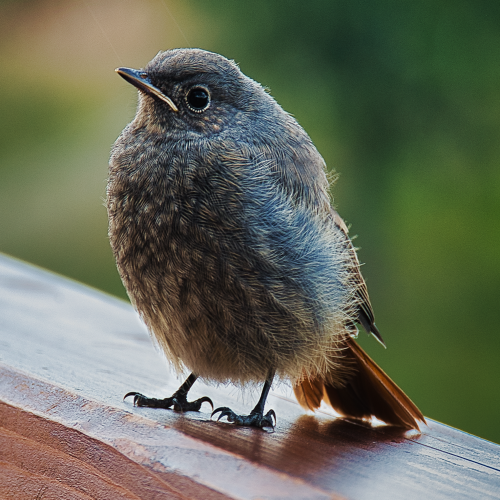
#> input picture input/birb.png, 1000 x 1000 px, found by its file name (shown at 1/2 size)
$ python test.py
#> lines starting #> are read from the running program, lines starting #| are printed output that depends on the picture
import matplotlib.pyplot as plt
import numpy as np
from matplotlib.image import imread
from sklearn.cluster import KMeans

# Load and prepare data (same as your other script)
input_file = "input/birb.png"
img = imread(input_file)
#> img is the input picture: shape (1000, 1000, 4) float32; mean R, G, B, A 0.398, 0.417, 0.347, 1

# remove alpha channel
if img.shape[-1] == 4:
    img = img[:, :, :3]
#> img: shape (1000, 1000, 3) float32

if img.max() > 1.0: img = img / 255.0
flat_image = img.reshape(-1, 3)

np.random.seed(42)
calc_pixels = flat_image[np.random.choice(flat_image.shape[0], 10000, replace=False)]
bg_pixels = flat_image[np.random.choice(flat_image.shape[0], 50000, replace=False)] # Reduced to 50k to prevent crashing

print("Calculating centers...")
kmeans = KMeans(n_clusters=16, random_state=42, n_init="auto").fit(calc_pixels)
rgb_centers = kmeans.cluster_centers_
#> rgb_centers = 16 rows, first 8: [0.59, 0.619, 0.644], [0.213, 0.312, 0.162], [0.775, 0.803, 0.823], [0.449, 0.474, 0.316], [0.0989, 0.0781, 0.074], [0.34, 0.242, 0.194], [0.576, 0.505, 0.384], [0.151, 0.246, 0.172]

print("Rendering 3D Plot...")
# Initialize a 3D figure
fig = plt.figure(figsize=(10, 8))
ax = fig.add_subplot(111, projection='3d')

# Plot the faint background points
ax.scatter(bg_pixels[:, 0], bg_pixels[:, 1], bg_pixels[:, 2],
           c=bg_pixels, s=5, alpha=0.02, edgecolors='none')

# Plot the cluster centers
ax.scatter(rgb_centers[:, 0], rgb_centers[:, 1], rgb_centers[:, 2],
           c='black', marker='D', s=100, edgecolors='white', linewidth=1.5, depthshade=False)

# Format the 3D axes
ax.set_xlabel('Red')
ax.set_ylabel('Green')
ax.set_zlabel('Blue')
ax.set_xlim(0, 1)
ax.set_ylim(0, 1)
ax.set_zlim(0, 1)

# add a corner view
ax.view_init(elev=30, azim=45)

plt.title("3D RGB Color Space")
plt.savefig("plots/3d_test.png", dpi=300)
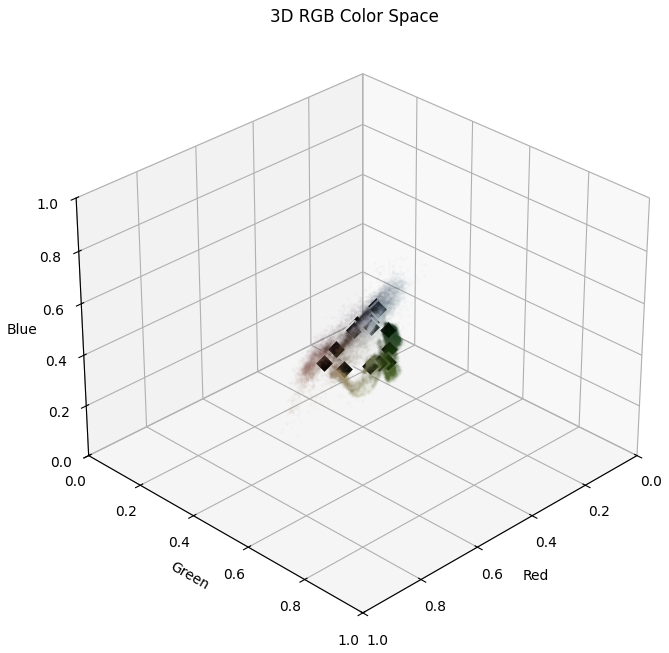
#> figure drawn by matplotlib, 1 panel
print("3D plot saved.")

$ run again, with input/balloons.png copied over input/birb.png
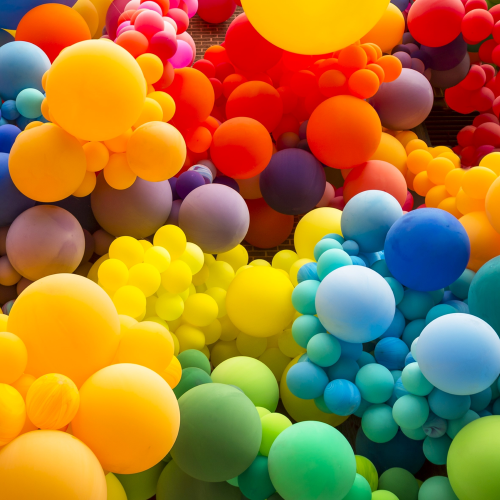
#> input picture input/balloons.png, 1000 x 1000 px, found by its file name (shown at 1/2 size)
#> img is the input picture: shape (1000, 1000, 4) float32; mean R, G, B, A 0.639, 0.469, 0.205, 1
#> img: shape (1000, 1000, 3) float32
#> rgb_centers = 16 rows, first 8: [0.693, 0.0137, 0.0248], [0.606, 0.403, 0.411], [0.973, 0.754, 0.0194], [0.0333, 0.394, 0.479], [0.72, 0.815, 0.84], [0.444, 0.195, 0.139], [0.539, 0.726, 0.278], [0.195, 0.0892, 0.0634]
#> `plt.savefig("plots/3d_test.png", dpi=300)`:
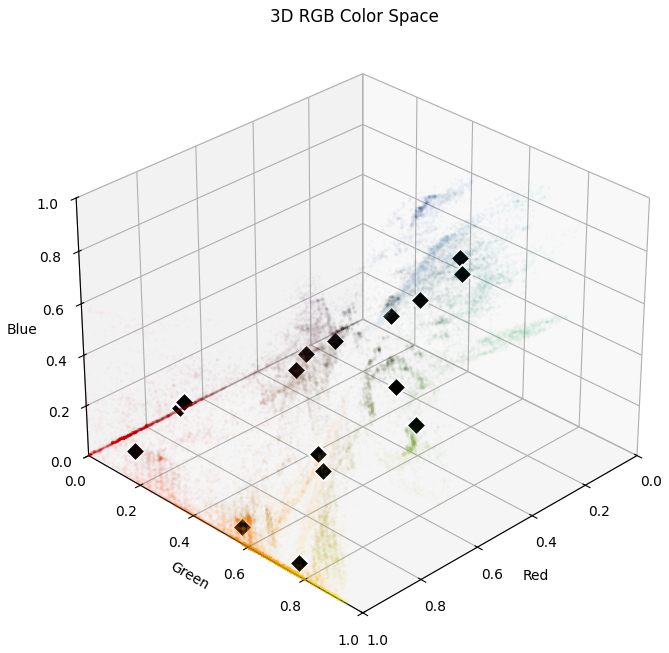
#> figure drawn by matplotlib, 1 panel

$ run again, with input/forest.png copied over input/birb.png
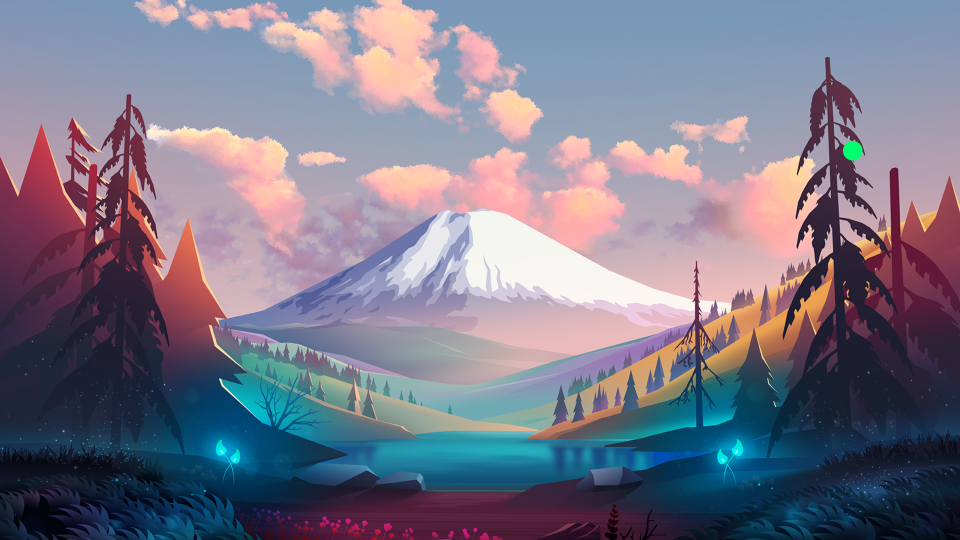
#> input picture input/forest.png, 1920 x 1080 px, found by its file name (shown at 1/2 size)
#> img is the input picture: shape (1080, 1920, 4) float32; mean R, G, B, A 0.479, 0.469, 0.538, 1
#> img: shape (1080, 1920, 3) float32
#> rgb_centers = 16 rows, first 8: [0.704, 0.635, 0.696], [0.289, 0.138, 0.237], [0.0602, 0.372, 0.523], [0.984, 0.747, 0.696], [0.111, 0.604, 0.664], [0.644, 0.287, 0.327], [0.96, 0.939, 0.933], [0.435, 0.193, 0.29]
#> `plt.savefig("plots/3d_test.png", dpi=300)`:
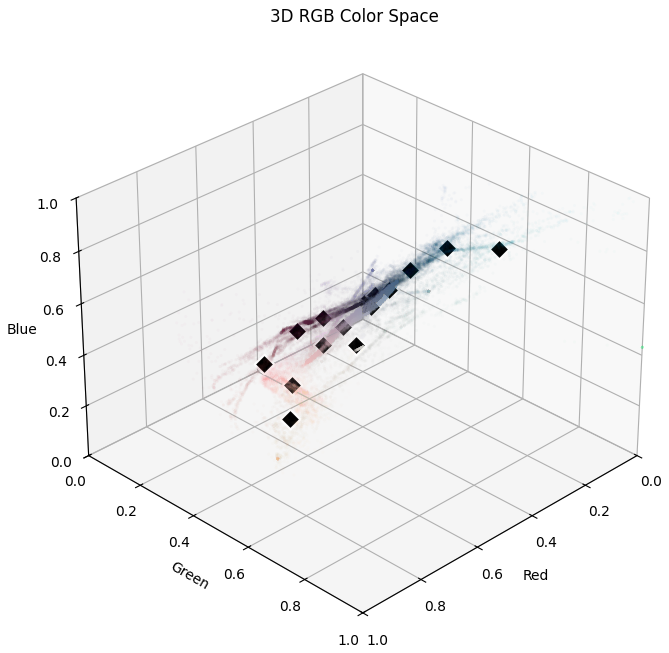
#> figure drawn by matplotlib, 1 panel
